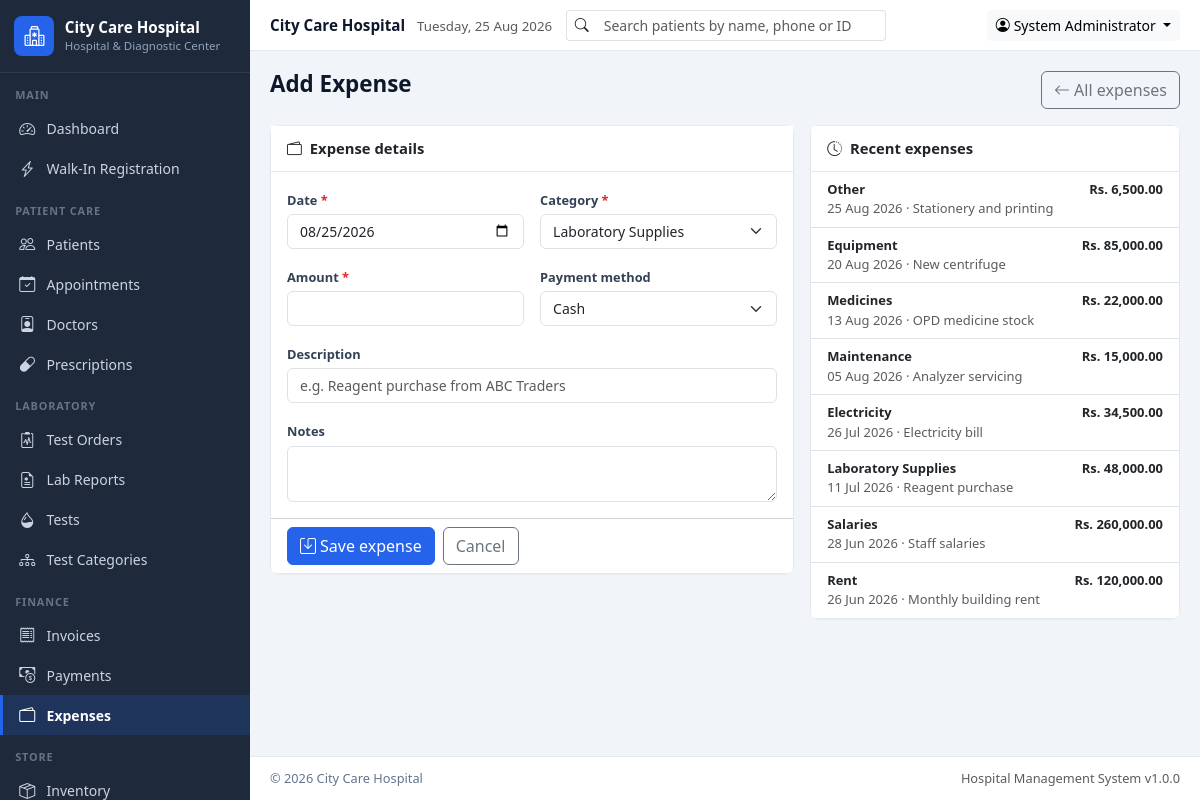
The app's page /modules/expenses/add.php (signed in) with its own data.
### tables this page shows
CREATE TABLE IF NOT EXISTS expenses (
  id INT AUTO_INCREMENT PRIMARY KEY,
  expense_id VARCHAR(20) UNIQUE NOT NULL,
  expense_date DATE NOT NULL,
  category ENUM('Rent','Electricity','Salaries','Laboratory Supplies','Medicines','Maintenance','Equipment','Other') NOT NULL,
  description TEXT,
  amount DECIMAL(10,2) NOT NULL,
  payment_method ENUM('Cash','Card','Bank Transfer','Other') DEFAULT 'Cash',
  notes TEXT,
  created_at TIMESTAMP DEFAULT CURRENT_TIMESTAMP,
  INDEX idx_expense_date (expense_date)
);

### includes/functions.php (called while the page is built, shortened)
<?php
function sanitize($input)
{
    return htmlspecialchars((string)($input ?? ''), ENT_QUOTES, 'UTF-8');
}
function post($key, $default = '')
{
    return isset($_POST[$key]) ? (is_array($_POST[$key]) ? $_POST[$key] : trim((string)$_POST[$key])) : $default;
}
function get($key, $default = '')
{
    return isset($_GET[$key]) ? (is_array($_GET[$key]) ? $_GET[$key] : trim((string)$_GET[$key])) : $default;
}
function getSetting($key, $default = '')
{
    global $pdo;
    static $cache = null;
    if ($cache === null) {
        $cache = [];
        try {
            foreach ($pdo->query('SELECT setting_key, setting_value FROM settings') as $row) {
                $cache[$row['setting_key']] = $row['setting_value'];
            }
        } catch (Exception $e) {
            $cache = [];
        }
    }
    if (array_key_exists($key, $cache) && $cache[$key] !== null && $cache[$key] !== '') {
        return $cache[$key];
    }
    return $default;
}
function currencySymbol()
{
    return getSetting('currency_symbol', 'Rs.');
}
function formatCurrency($amount)
{
    return currencySymbol() . ' ' . number_format((float)$amount, 2);
}
function formatDate($date, $format = null)
{
    $format = $format ?: getSetting('date_format', 'd M Y');
    $ts = strtotime($date);
    return $ts ? date($format, $ts) : '-';
}
function fetchAll($sql, array $params = [])
{
    global $pdo;
    $stmt = $pdo->prepare($sql);
    $stmt->execute($params);
    return $stmt->fetchAll();
}

### modules/expenses/add.php (the view, shortened to what this page needs)
<?php
$categories = ['Rent', 'Electricity', 'Salaries', 'Laboratory Supplies', 'Medicines', 'Maintenance', 'Equipment', 'Other'];
$methods = ['Cash', 'Card', 'Bank Transfer', 'Other'];
$id = (int)get('id', post('id'));
$expense = $id ? fetchOne('SELECT * FROM expenses WHERE id = ?', [$id]) : null;
$data = $expense ?: [
    'expense_id' => '', 'expense_date' => date('Y-m-d'), 'category' => 'Laboratory Supplies',
    'description' => '', 'amount' => '', 'payment_method' => 'Cash', 'notes' => '',
];
$recent = fetchAll('SELECT * FROM expenses ORDER BY id DESC LIMIT 8');
$pageActions = '<a href="' . BASE_URL . '/modules/expenses/index.php" class="btn btn-outline-secondary"><i class="bi bi-arrow-left me-1"></i>All expenses</a>';
require_once INC_PATH . '/header.php';
?>
<div class="row g-3">
    <div class="col-lg-7">
        <form method="post" class="card">
            <div class="card-header bg-white fw-semibold"><i class="bi bi-wallet2 me-2"></i>Expense details</div>
            <div class="card-body row g-3">
                <div class="col-md-6">
                    <label class="form-label required">Date</label>
                    <input type="date" name="expense_date" class="form-control" value="<?= sanitize($data['expense_date']) ?>" required>
                </div>
                <div class="col-md-6">
                    <label class="form-label required">Category</label>
                    <select name="category" class="form-select" required>
                        <?php foreach ($categories as $c): ?>
                            <option value="<?= $c ?>" <?= $data['category'] === $c ? 'selected' : '' ?>><?= $c ?></option>
                        <?php endforeach; ?>
                    </select>
                </div>
                <div class="col-md-6">
                    <label class="form-label required">Amount</label>
                    <input type="number" step="0.01" min="0.01" name="amount" class="form-control" value="<?= sanitize($data['amount']) ?>" required>
                </div>
                <div class="col-md-6">
                    <label class="form-label">Payment method</label>
                    <select name="payment_method" class="form-select">
                        <?php foreach ($methods as $m): ?>
                            <option value="<?= $m ?>" <?= $data['payment_method'] === $m ? 'selected' : '' ?>><?= $m ?></option>
                        <?php endforeach; ?>
                    </select>
                </div>
                <div class="col-12">
                    <label class="form-label">Description</label>
                    <input type="text" name="description" class="form-control" value="<?= sanitize($data['description']) ?>" placeholder="e.g. Reagent purchase from ABC Traders">
                </div>
                <div class="col-12">
                    <label class="form-label">Notes</label>
                    <textarea name="notes" class="form-control" rows="2"><?= sanitize($data['notes']) ?></textarea>
                </div>
            </div>
            <div class="card-footer bg-white d-flex gap-2">
                <button class="btn btn-primary"><i class="bi bi-save me-1"></i><?= $expense ? 'Update expense' : 'Save expense' ?></button>
                <a href="<?= BASE_URL ?>/modules/expenses/index.php" class="btn btn-outline-secondary">Cancel</a>
            </div>
        </form>
    </div>
    <div class="col-lg-5">
        <div class="card">
            <div class="card-header bg-white fw-semibold"><i class="bi bi-clock-history me-2"></i>Recent expenses</div>
            <ul class="list-group list-group-flush">
                <?php foreach ($recent as $r): ?>
                    <li class="list-group-item d-flex justify-content-between small">
                        <span>
                            <span class="fw-semibold"><?= sanitize($r['category']) ?></span><br>
                            <span class="text-muted"><?= formatDate($r['expense_date']) ?> · <?= sanitize($r['description'] ?: $r['expense_id']) ?></span>
                        </span>
                        <strong><?= formatCurrency($r['amount']) ?></strong>
                    </li>
                <?php endforeach; ?>
            </ul>
        </div>
    </div>
</div>
<?php require_once INC_PATH . '/footer.php'; ?>

### assets/css/custom.css (style rules this page uses)
:root { --hms-primary: #2563EB; --hms-success: #16A34A; --hms-warning: #D97706; --hms-danger: #DC2626; --hms-sidebar: #1E293B; --hms-sidebar-hover: #334155; --hms-body: #F1F5F9; --hms-border: #E2E8F0; --hms-muted: #64748B; --hms-sidebar-width: 250px; }
body { background: var(--hms-body); font-family: "Segoe UI", Roboto, "Helvetica Neue", Arial, sans-serif; font-size: 0.925rem; color: #0F172A; }
a { text-decoration: none; }
.btn-primary, .bg-primary { background-color: var(--hms-primary) !important; border-color: var(--hms-primary) !important; }
.card { border: 1px solid var(--hms-border); border-radius: .6rem; box-shadow: 0 1px 2px rgba(15,23,42,.04); }
.card-header { border-bottom: 1px solid var(--hms-border); padding: .7rem 1rem; }
.form-label { font-size: .8rem; font-weight: 600; color: #334155; margin-bottom: .25rem; }
.form-control, .form-select { font-size: .875rem; }
.required::after { content: " *"; color: var(--hms-danger); }

### records on screen
expenses: payment_method "Cash", category "Other", expense_date "25 Aug 2026", description "Stationery and printing", amount "Rs. 6,500.00"
expenses: category "Equipment", expense_date "20 Aug 2026", description "New centrifuge", amount "Rs. 85,000.00"
expenses: category "Medicines", expense_date "13 Aug 2026", description "OPD medicine stock", amount "Rs. 22,000.00"
expenses: category "Maintenance", expense_date "05 Aug 2026", description "Analyzer servicing", amount "Rs. 15,000.00"
expenses: category "Electricity", expense_date "26 Jul 2026", description "Electricity bill", amount "Rs. 34,500.00"
expenses: category "Laboratory Supplies", expense_date "11 Jul 2026", description "Reagent purchase", amount "Rs. 48,000.00"
expenses: category "Salaries", expense_date "28 Jun 2026", description "Staff salaries", amount "Rs. 260,000.00"
expenses: category "Rent", expense_date "26 Jun 2026", description "Monthly building rent", amount "Rs. 120,000.00"

### other values on screen
getSetting('hospital_name', 'City Care Hospital') "City Care Hospital"
getSetting('hospital_tagline', 'Hospital &amp; Diagnostic Center') "Hospital & Diagnostic Center"
$group['label'] "MAIN"
$item['text'] "Dashboard"
$item['text'] "Walk-In Registration"
$group['label'] "PATIENT CARE"
$item['text'] "Patients"
$item['text'] "Appointments"
$item['text'] "Doctors"
$item['text'] "Prescriptions"
$group['label'] "LABORATORY"
$item['text'] "Test Orders"
$item['text'] "Lab Reports"
$item['text'] "Tests"
$item['text'] "Test Categories"
